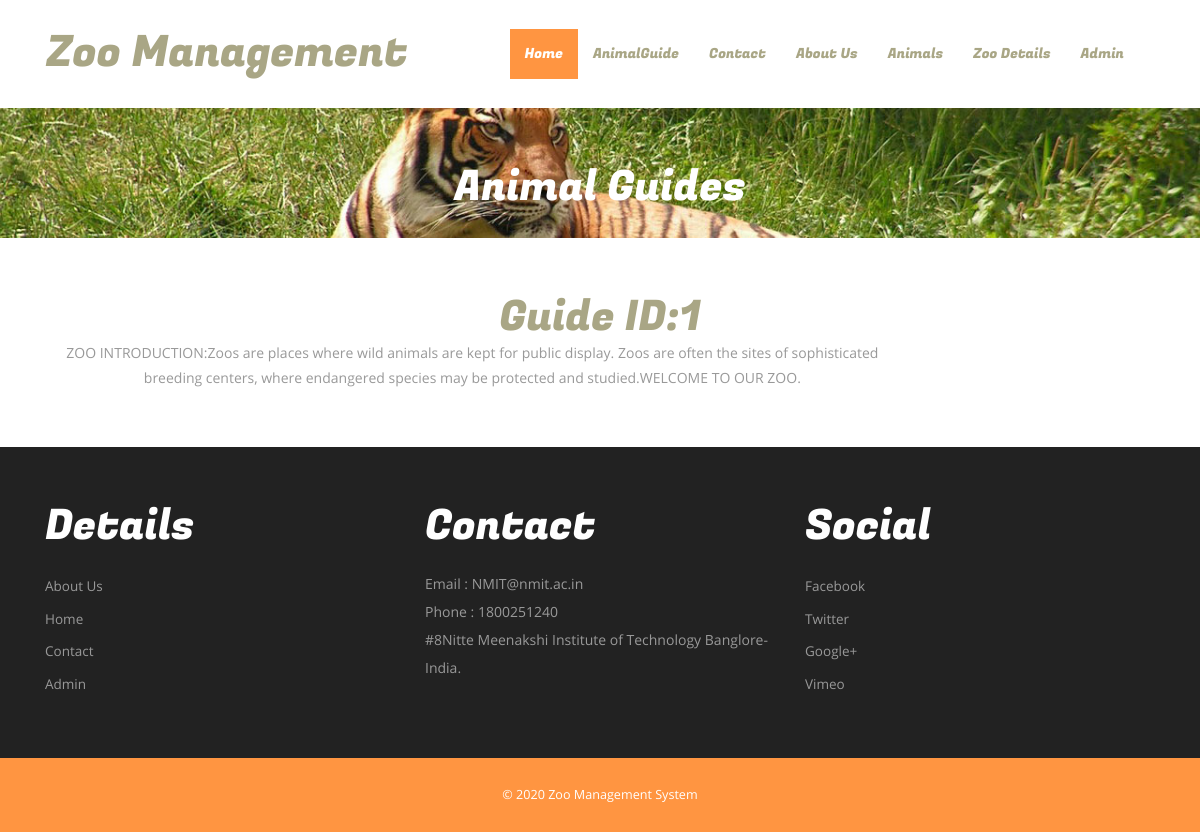
Page /animal-guide.php on the committed database.
### tables this page shows
CREATE TABLE IF NOT EXISTS ANIMAL_GUIDE (
	AGid int(10) NOT NULL,
	Zoo_Introduction TEXT NOT NULL,
	Updated_Year INT DEFAULT NULL,
	PRIMARY KEY(AGid)
);

CREATE TABLE `tblpage` (
  `ID` int(10) NOT NULL,
  `PageType` varchar(200) DEFAULT NULL,
  `PageTitle` varchar(200) DEFAULT NULL,
  `PageDescription` mediumtext DEFAULT NULL,
  `Email` varchar(200) DEFAULT NULL,
  `MobileNumber` bigint(10) DEFAULT NULL,
  `UpdationDate` timestamp NULL DEFAULT NULL ON UPDATE current_timestamp()
);

### animal-guide.php (the view, shortened to what this page needs)
<?php
include('includes/dbconnection.php');
?>
<!DOCTYPE HTML>
<html>
<head>
<link href="css/bootstrap.css" rel="stylesheet" type="text/css" media="all">
<link href="css/style.css" rel="stylesheet" type="text/css" media="all" />
</head>
<body>
		<?php include_once('includes/header.php');?>
		<div class="banner-header">
			<div class="container">
				<h2>Animal Guides</h2>
			</div>
			</div>
	<div class="content">
			<div class="advantages">
					<div class="container">
						<?php
 $query=mysqli_query($con,"select * from  Animal_Guide");
 while ($row=mysqli_fetch_array($query)) {
 ?>
						<div class="advantages-grids">
							<div class="col-md-12 advantage-grid">
								<div class="advantage">
								<h3>Guide ID:<?php  echo $row['AGid'];?></h3>
								<div class="right-grid">
									<p><span>ZOO INTRODUCTION:</span><?php  echo $row['Zoo_Introduction'];?>.</p>
								</div>
							<div class="clearfix"></div>
							</div>
							</div>
								<div class="clearfix"></div>
							</div>
						</div><?php } ?>
					</div>
			 <?php include_once('includes/special.php');?>
			</div>
			<?php include_once('includes/footer.php');?>
</body>
</html>

### includes/special.php
<div class="specials-section">
					<div class="container">
						<div class="specials-grids">
							<div class="col-md-4 specials1">
								<h3> details</h3>
								<ul>
									<li><a href="about.php">About Us</a></li>
									<li><a href="index.php">Home</a></li>
									<li><a href="contact.php">Contact</a></li>
									<li><a href="admin/index.php">Admin</a></li>
								</ul>
							</div>
							<div class="col-md-4 specials1">
								<h3>contact</h3>
								<?php
 $query=mysqli_query($con,"select * from  tblpage where PageType='contactus'");
 while ($row=mysqli_fetch_array($query)) {
 ?>
								<address>
									<p>Email : <?php  echo $row['Email'];?></p>
								 <p>Phone : <?php  echo $row['MobileNumber'];?></p>
								 <p><?php  echo $row['PageDescription'];?></p>
								</address><?php } ?>
							</div>
							<div class="col-md-4 specials1">
								<h3>social</h3>
								<ul>
									<li><a href="#">facebook</a></li>
									<li><a href="#">twitter</a></li>
									<li><a href="#">google+</a></li>
									<li><a href="#">vimeo</a></li>
								</ul>
							</div>
							<div class="clearfix"></div>
						</div>
					</div>
				</div>

### css/style.css (style rules this page uses)
body a { transition:0.5s all; -webkit-transition:0.5s all; -moz-transition:0.5s all; -o-transition:0.5s all; -ms-transition:0.5s all; }
h1,h2,h3,h4,h5,h6 { padding:0 0; margin:0 0; }
p { padding:0 0; margin:0 0; }
ul { padding:0 0; margin:0 0; }
body { padding:0 0; margin:0 0; font-family: 'OpenSans-Regular' }
.specials-section { padding: 4em 0; background: #222; }
.specials-section h3 { font-size: 3em; text-transform: capitalize; font-family: 'FugazOne-Regular'; color: #fff; margin-bottom: 0.5em; }
.specials1 p { font-size: 1em; line-height: 2em; color: #999; }
.specials1 ul li { list-style-type: none; padding: 0.3em 0; }
.specials1 ul li a { font-size: 0.965em; text-decoration: none; line-height: 1.8em; color: #999; list-style: none; text-transform: capitalize; }
.banner-header { background: url("../images/banner1.jpg")no-repeat 0px 0px; background-size: cover; min-height: 140px; text-align:center; padding: 4em 0 0; }
.banner-header h2 { font-size: 3em; text-transform: capitalize; font-family: 'FugazOne-Regular'; color: #fff; }
.advantages { text-align: center; padding: 1em 0 4em; }
.right-grid { float: left; width: 77%; }
.advantages h3 { font-size: 3em; text-transform: capitalize; font-family: 'FugazOne-Regular'; text-align:center; color: #a9a685; }
.advantages-grids { margin-top: 3em; }
.right-grid p { font-size: 1em; color: #999; line-height: 1.8em; }
@media (max-width:1440px) { .banner-header { min-height: 130px; } }

### rows in the picture
animal_guide: AGid "1", Zoo_Introduction "Zoos are places where wild animals are kept for public display. Zoos are often the sites of sophisticated breeding centers, where endangered species may be protected and studied.WELCOME TO OUR ZOO"
tblpage: Email "NMIT@nmit.ac.in", MobileNumber "1800251240", PageDescription "#8Nitte Meenakshi Institute of Technology Banglore-India."
